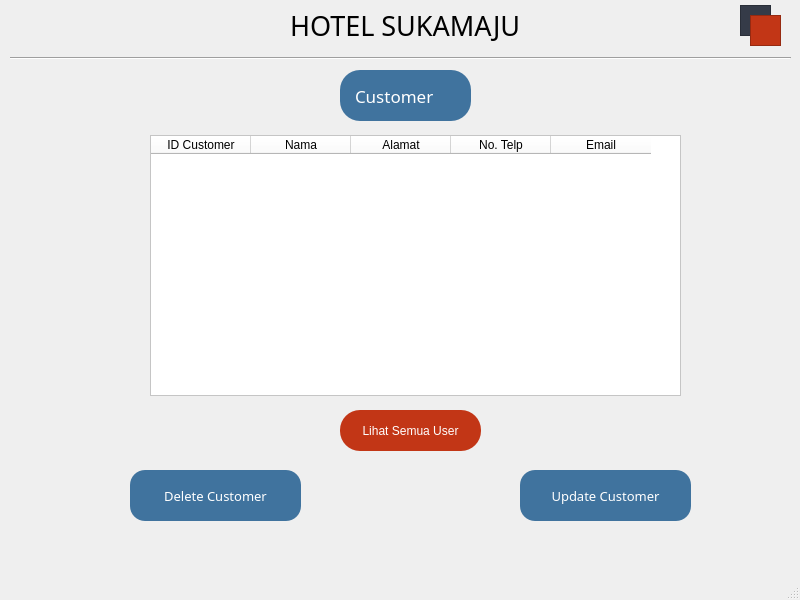
<?xml version="1.0" encoding="UTF-8"?>
<ui version="4.0">
 <class>customer</class>
 <widget class="QMainWindow" name="customer">
  <property name="geometry">
   <rect>
    <x>0</x>
    <y>0</y>
    <width>800</width>
    <height>600</height>
   </rect>
  </property>
  <property name="windowTitle">
   <string>MainWindow</string>
  </property>
  <widget class="QWidget" name="centralwidget">
   <widget class="QPushButton" name="btn_all">
    <property name="geometry">
     <rect>
      <x>340</x>
      <y>410</y>
      <width>141</width>
      <height>41</height>
     </rect>
    </property>
    <property name="styleSheet">
     <string notr="true">color: white;
  background-color: #c23616;
border-radius:20px;

</string>
    </property>
    <property name="text">
     <string>Lihat Semua User</string>
    </property>
   </widget>
   <widget class="QLabel" name="label">
    <property name="geometry">
     <rect>
      <x>290</x>
      <y>5</y>
      <width>241</width>
      <height>41</height>
     </rect>
    </property>
    <property name="font">
     <font>
      <family>century gothic</family>
      <pointsize>20</pointsize>
     </font>
    </property>
    <property name="text">
     <string>HOTEL SUKAMAJU</string>
    </property>
   </widget>
   <widget class="QTableWidget" name="tableWidget">
    <property name="geometry">
     <rect>
      <x>150</x>
      <y>135</y>
      <width>531</width>
      <height>261</height>
     </rect>
    </property>
    <property name="styleSheet">
     <string notr="true">background-color:white;</string>
    </property>
    <column>
     <property name="text">
      <string>ID Customer</string>
     </property>
    </column>
    <column>
     <property name="text">
      <string>Nama</string>
     </property>
    </column>
    <column>
     <property name="text">
      <string>Alamat</string>
     </property>
    </column>
    <column>
     <property name="text">
      <string>No. Telp</string>
     </property>
    </column>
    <column>
     <property name="text">
      <string>Email</string>
     </property>
    </column>
   </widget>
   <widget class="QPushButton" name="btn_update">
    <property name="geometry">
     <rect>
      <x>520</x>
      <y>470</y>
      <width>171</width>
      <height>51</height>
     </rect>
    </property>
    <property name="sizePolicy">
     <sizepolicy hsizetype="Minimum" vsizetype="Minimum">
      <horstretch>0</horstretch>
      <verstretch>0</verstretch>
     </sizepolicy>
    </property>
    <property name="font">
     <font>
      <family>century gothic</family>
      <pointsize>-1</pointsize>
     </font>
    </property>
    <property name="styleSheet">
     <string notr="true">padding: 15px 25px;
  font-size: 13px;
  text-align: center;
  cursor: pointer;
  outline: none;
color: white;
  background-color: #40739e;
  border: none;
  border-radius: 15px;
  box-shadow: 0 9px #999;</string>
    </property>
    <property name="text">
     <string>Update Customer</string>
    </property>
   </widget>
   <widget class="QGraphicsView" name="graphicsView_9">
    <property name="geometry">
     <rect>
      <x>740</x>
      <y>5</y>
      <width>31</width>
      <height>31</height>
     </rect>
    </property>
    <property name="styleSheet">
     <string notr="true">background-color:#353b48</string>
    </property>
   </widget>
   <widget class="Line" name="line_2">
    <property name="geometry">
     <rect>
      <x>10</x>
      <y>50</y>
      <width>781</width>
      <height>16</height>
     </rect>
    </property>
    <property name="orientation">
     <enum>Qt::Horizontal</enum>
    </property>
   </widget>
   <widget class="QGraphicsView" name="graphicsView_8">
    <property name="geometry">
     <rect>
      <x>750</x>
      <y>15</y>
      <width>31</width>
      <height>31</height>
     </rect>
    </property>
    <property name="styleSheet">
     <string notr="true">background-color:#c23616
</string>
    </property>
   </widget>
   <widget class="QFrame" name="frame_2">
    <property name="geometry">
     <rect>
      <x>340</x>
      <y>70</y>
      <width>131</width>
      <height>51</height>
     </rect>
    </property>
    <property name="styleSheet">
     <string notr="true">border-radius:20px;
background-color:#40739e;font-family : century gothic;color:#ffffff;</string>
    </property>
    <property name="frameShape">
     <enum>QFrame::StyledPanel</enum>
    </property>
    <property name="frameShadow">
     <enum>QFrame::Raised</enum>
    </property>
    <widget class="QLabel" name="label_2">
     <property name="geometry">
      <rect>
       <x>15</x>
       <y>10</y>
       <width>101</width>
       <height>31</height>
      </rect>
     </property>
     <property name="font">
      <font>
       <family>century gothic</family>
       <pointsize>13</pointsize>
      </font>
     </property>
     <property name="text">
      <string>Customer</string>
     </property>
    </widget>
   </widget>
   <widget class="QPushButton" name="btn_update_2">
    <property name="geometry">
     <rect>
      <x>130</x>
      <y>470</y>
      <width>171</width>
      <height>51</height>
     </rect>
    </property>
    <property name="sizePolicy">
     <sizepolicy hsizetype="Minimum" vsizetype="Minimum">
      <horstretch>0</horstretch>
      <verstretch>0</verstretch>
     </sizepolicy>
    </property>
    <property name="font">
     <font>
      <family>century gothic</family>
      <pointsize>-1</pointsize>
     </font>
    </property>
    <property name="styleSheet">
     <string notr="true">padding: 15px 25px;
  font-size: 13px;
  text-align: center;
  cursor: pointer;
  outline: none;
color: white;
  background-color: #40739e;
  border: none;
  border-radius: 15px;
  box-shadow: 0 9px #999;</string>
    </property>
    <property name="text">
     <string>Delete Customer</string>
    </property>
   </widget>
  </widget>
  <widget class="QMenuBar" name="menubar">
   <property name="geometry">
    <rect>
     <x>0</x>
     <y>0</y>
     <width>800</width>
     <height>21</height>
    </rect>
   </property>
  </widget>
  <widget class="QStatusBar" name="statusbar"/>
 </widget>
 <resources/>
 <connections/>
</ui>
